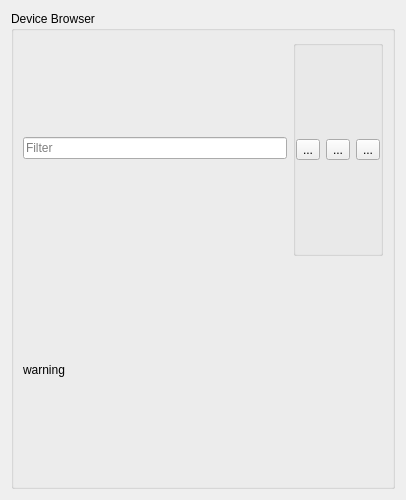
<?xml version="1.0" encoding="UTF-8"?>
<ui version="4.0">
    <class>Form</class>
    <widget class="QWidget" name="Form">
        <property name="geometry">
            <rect>
                <x>0</x>
                <y>0</y>
                <width>406</width>
                <height>500</height>
            </rect>
        </property>
        <property name="windowTitle">
            <string>Form</string>
        </property>
        <layout class="QVBoxLayout" name="verticalLayout">
            <item>
                <widget class="QGroupBox" name="browser_group_box">
                    <property name="title">
                        <string>Device Browser</string>
                    </property>
                    <layout class="QVBoxLayout" name="verticalLayout_2">
                        <item>
                            <layout class="QHBoxLayout" name="filter_layout">
                                <item>
                                    <widget class="QLineEdit" name="filter_input">
                                        <property name="placeholderText">
                                            <string>Filter</string>
                                        </property>
                                    </widget>
                                </item>
                                <item>
                                    <widget class="QGroupBox" name="button_box">
                                        <layout class="QHBoxLayout" name="horizontalLayout">
                                            <property name="leftMargin">
                                                <number>0</number>
                                            </property>
                                            <property name="topMargin">
                                                <number>0</number>
                                            </property>
                                            <property name="rightMargin">
                                                <number>0</number>
                                            </property>
                                            <property name="bottomMargin">
                                                <number>0</number>
                                            </property>
                                            <item>
                                                <widget class="QToolButton" name="add_button">
                                                    <property name="text">
                                                        <string>...</string>
                                                    </property>
                                                </widget>
                                            </item>
                                            <item>
                                                <widget class="QToolButton" name="save_button">
                                                    <property name="text">
                                                        <string>...</string>
                                                    </property>
                                                </widget>
                                            </item>
                                            <item>
                                                <widget class="QToolButton" name="import_button">
                                                    <property name="text">
                                                        <string>...</string>
                                                    </property>
                                                </widget>
                                            </item>
                                        </layout>
                                    </widget>
                                </item>
                            </layout>
                        </item>
                        <item>
                            <widget class="QLabel" name="scan_running_warning">
                                <property name="styleSheet">
                                    <string notr="true" />
                                </property>
                                <property name="text">
                                    <string>warning</string>
                                </property>
                            </widget>
                        </item>
                    </layout>
                </widget>
            </item>
        </layout>
    </widget>
    <resources />
    <connections />
</ui>
